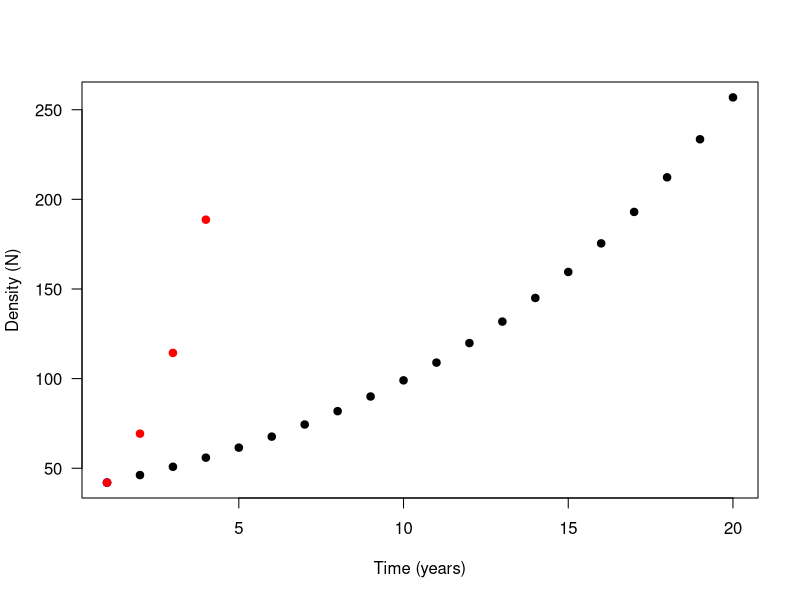
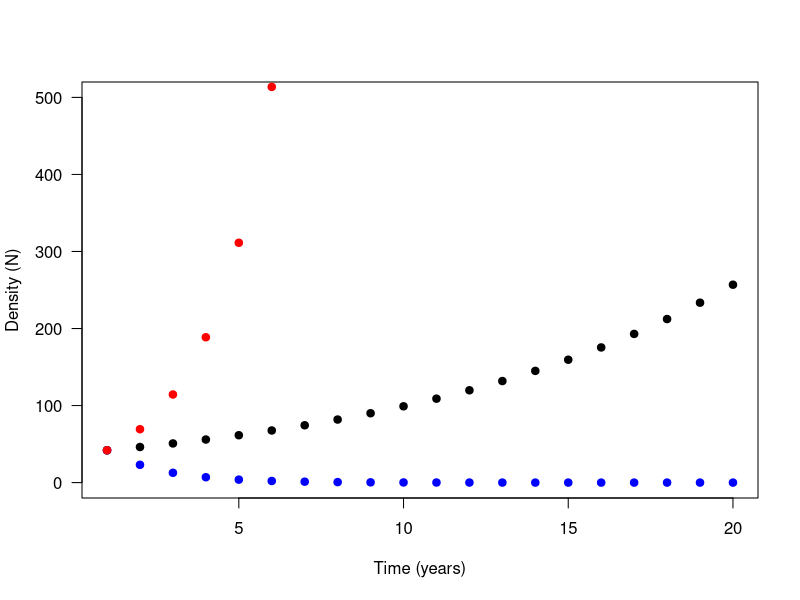
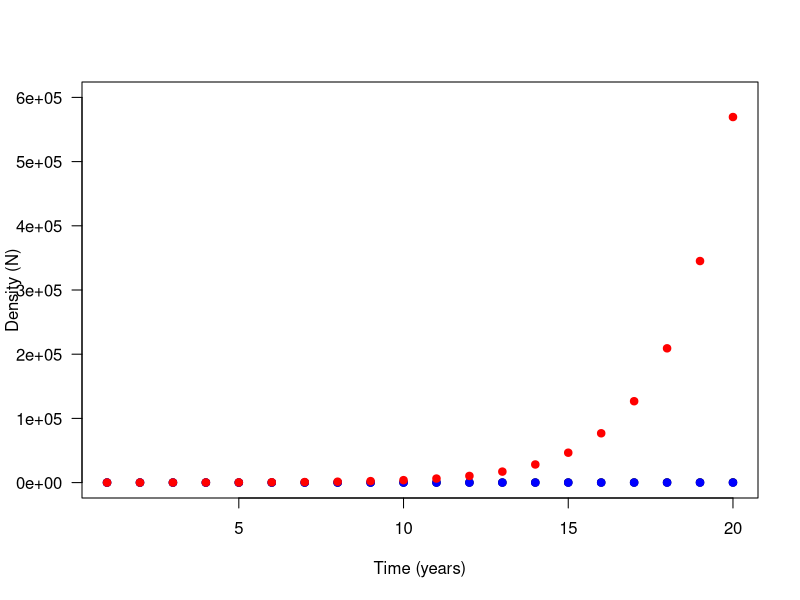
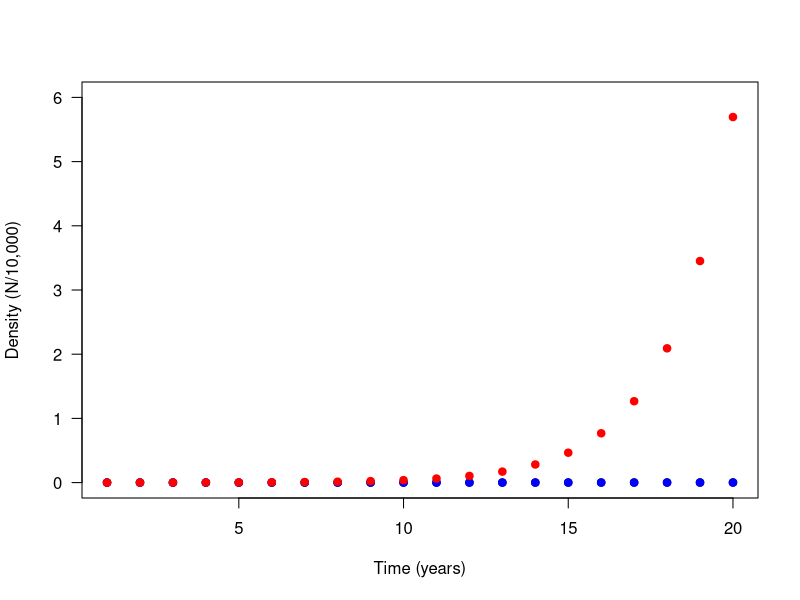

Generate these figures, in order, with R:
## ---- chunk 1
# Make a variable for the density
  densm2 <- 2.8 # individuals / m^2
# Let's first convert m^2 to ha. A ha is 100 x 100 m, so there are 10,000 m^2 in a ha.
  ha <- 100 * 100
  densha <- densm2 * ha # In terms of units, (that's individuals / m^2)(m^2 / ha)
# The size of MLBS times the density (inds / ha)
  MLBS_area <- 40470 # ha
  MLBS_abundance <- MLBS_area*densha
  print(MLBS_abundance)
## ---- chunk 2
# Note you can use variables beween chunks, so you don't need to make a new density / m^2
  km2 <- 1000 * 1000 # Unts is m for each 1000 since a km = 1000 m
# Convert ha to km^2
  denskm2 <- densm2 * km2 # In terms of units, (that's individuals / m^2)(m^2 / km^2)
  print(denskm2)
## ---- chunk 3
# First question
  # Givens: density and area
    dens <- 2583 # ind/ha
    area <- 3138 # ha
    adundance <- dens * area
# Second quesiton
  # Givens: mass density and dens of inds above
  massDens <- 1658 # g ERB / ha
  massInd <- massDens / 2583 # this is g / ind since the ha cancel
## ---- chunk 4
# Givens: abundance and area
  inds <- 76000
  ME_area <- 35385 # miles^2
# Since we want inds / ha, we first need to convert miles^2 to ha
  haPerMi <- 259 # roughly
  ME_area_ha <- ME_area * haPerMi # takes mi^2 * (ha / mi^2)
# To find density, it's individuals / area
  dens_moose <-  inds / ME_area_ha # units of inds / area
  print(dens_moose)
## ---- chunk 5
# Finding the number of moose on campus is multiplying density times area
  colby_area <- 289
  moose_colby <- dens_moose * colby_area
  print(moose_colby)
## ---- chunk 6
# Create empty vectors for 20 years
  years <- 20
  year_vec <- 1:years
  N_vec1 <- rep(x = NA, times = years)
  N_vec2 <- rep(x = NA, times = years)
  N_vec3 <- rep(x = NA, times = years)
# Set the initial population size at the first year
  N_vec1[1] <- 42
  N_vec2[1] <- 42
  N_vec3[1] <- 42
# Set the parameter values for each lambda
  lambda1 <- 1.1
  lambda2 <- 0.55
  lambda3 <- 1.65
# Write a "loop" that iterates with "i", in this case, taking the value of every year
  for (i in 2:years) {
    Nt <- N_vec1[i - 1]
    Ntp1 <- lambda1*Nt
    N_vec1[i] <- Ntp1
  }
  for (i in 2:years) {
    Nt <- N_vec2[i - 1]
    Ntp1 <- lambda2*Nt
    N_vec2[i] <- Ntp1
  }
  for (i in 2:years) {
    Nt <- N_vec3[i - 1]
    Ntp1 <- lambda3*Nt
    N_vec3[i] <- Ntp1
  }
# Plot the timeseries w/o adjusting the y axis
  plot(x = year_vec, y = N_vec1, pch = 19, las = 1, xlab = "Time (years)", ylab = "Density (N)")
    points(x = year_vec, y = N_vec2, col = "blue", pch = 19)
    points(x = year_vec, y = N_vec3, col = "red", pch = 19)
# Plot the timeseries w/only adjusting the lower range for the shrinking population
  plot(x = year_vec, y = N_vec1, pch = 19, las = 1, xlab = "Time (years)", ylab = "Density (N)", ylim = c(0, 500))
    points(x = year_vec, y = N_vec2, col = "blue", pch = 19)
    points(x = year_vec, y = N_vec3, col = "red", pch = 19)
# Plot the timeseries for all data
  plot(x = year_vec, y = N_vec1, pch = 19, las = 1, xlab = "Time (years)", ylab = "Density (N)", ylim = c(0, 6e5))
    points(x = year_vec, y = N_vec2, col = "blue", pch = 19)
    points(x = year_vec, y = N_vec3, col = "red", pch = 19)
# Plot the timeseries for all data, but divide the y variable by 100000 since it looks bad
  plot(x = year_vec, y = N_vec1/1e5, pch = 19, las = 1, xlab = "Time (years)", ylab = "Density (N/10,000)", ylim = c(0, 6))
    points(x = year_vec, y = N_vec2/1e5, col = "blue", pch = 19)
    points(x = year_vec, y = N_vec3/1e5, col = "red", pch = 19)
